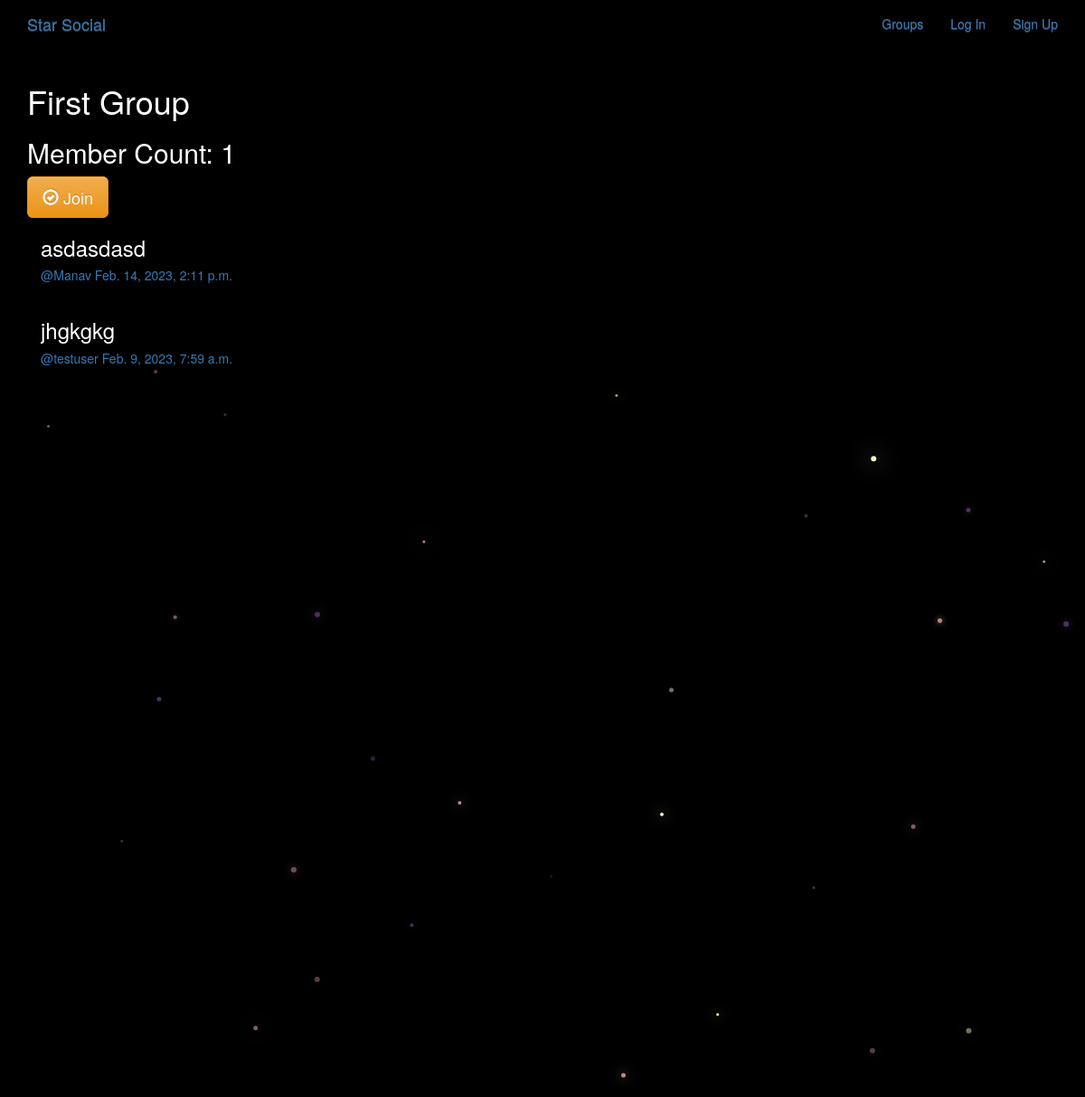
The app's page /groups/posts/in/first-group/ with its own data.
### groups/models.py (models this page shows, shortened)
class Group(models.Model):
    name = models.CharField(max_length=255,unique=True)
    slug = models.SlugField(allow_unicode=True,unique=True)
    description = models.CharField(max_length=255,blank=True,default='')
    description_html = models.TextField(editable=False,default='',blank=True)
    members = models.ManyToManyField(User,through='GroupMember')
    class Meta:
        ordering = ['name']

### posts/models.py (models this page shows, shortened)
class Post(models.Model):
    user = models.ForeignKey(User,related_name='posts' ,on_delete=models.CASCADE)
    created_at = models.DateTimeField(auto_now=True)
    message = models.TextField()
    message_html = models.TextField(editable=False)
    group = models.ForeignKey(Group , related_name='posts',null=True,blank=True, on_delete=models.CASCADE)
    class Meta:
        ordering = ['-created_at']
        unique_together = ['user','message']

### groups/views.py (the view)
# urls.py: path('posts/in/<slug:slug>/', views.SingleGroup.as_view(), name='single'),
class SingleGroup(generic.DetailView):
    model = Group

### groups/templates/groups/group_detail.html
{% extends 'groups/group_base.html' %}
{% block pregroup %}
    <h1 class='title' >{{ group.name }}</h1>
    <h2>Member Count: {{ group.members.count }}</h2>
    <div class="content">
        {% if user in group.members.all %}
            <a class='btn btn-lg btn-fill btn-warning'
               href="{% url 'groups:leave' slug=group.slug %}"><span class='glyphicon glyphicon-remove-circle'></span> Leave</a>
        {% else %}
            <a class='btn btn-lg btn-fill btn-warning'
               href="{% url 'groups:join' slug=group.slug %}"><span class='glyphicon glyphicon-ok-circle'></span> Join</a>
        {% endif %}
    </div>
{% endblock pregroup  %}
{% block group_content %}
    <div class='col-md-8'>
        {% if group.posts.count == 0 %}
            <h2>No posts in this group yet!</h2>
        {% else %}
            {% for post in group.posts.all %}
                {% include 'posts/_post.html' %}
            {% endfor %}
        {% endif %}
    </div>
{% endblock group_content %}

### posts/templates/posts/_post.html (shortened to what this page needs)
<div class="post media">
    <h3>{{ post.message_html|safe }}</h3>
    <div class="media-body">
        <h5 class="media-heading">
            <span class="username">
                <a href="{% url 'posts:for_user' username=post.user.username %}">@{{post.user.username}}</a>
            </span>
            <time class="time">
                <a href="{% url 'posts:single' username=post.user.username pk=post.pk %}">{{post.created_at}}</a>
            </time>
        </h5>
    </div>
</div>

### static/css/master.css (style rules this page uses)
body { margin: 0; overflow: hidden; background-color: black; color:white; }

### records on screen
Group: name "First Group", members.count "1"
Post: message_html "asdasdasd", user.username "Manav", created_at "Feb. 14, 2023, 2:11 p.m."
Post: message_html "jhgkgkg", user.username "testuser", created_at "Feb. 9, 2023, 7:59 a.m."
